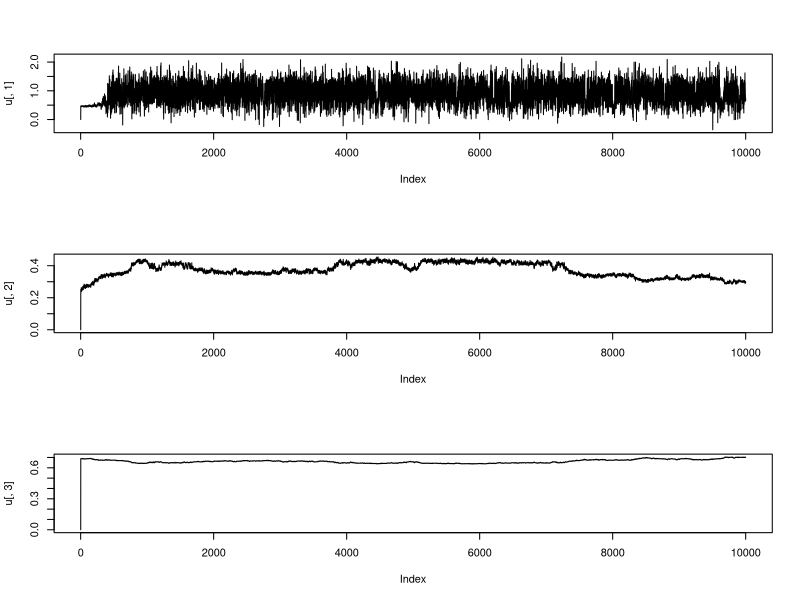

Here is the R script that generated this plot:
data = read.table("dataset2.txt", header = TRUE, sep = " ", dec = ".")

N <- 10000 #iteration number
n <- 1500 #sample size which is T in question

#initialize parameters
u <- matrix(NA, N, 3)
k <- rep(NA, N)
l <- rep(NA, N)

u[1, ] <- c(0, 0, 0)
k[1] <- 100
l[1] <- 300

for(i in 2:N){
  #update u
  u[i, 1] <- rnorm(1, 1/(k[i-1] + 1) * (sum(data[1:k[i-1], 1])), 1/(k[i-1] + 1))
  u[i, 2] <- rnorm(1, 1/(l[i-1] - k[i-1] + 1) * (sum(data[(k[i-1]+1):l[i-1], 1])), 1/(l[i-1] - k[i-1] + 1))
  u[i, 3] <- rnorm(1, 1/(n - l[i-1] + 1) * (sum(data[(l[i-1]+1):n, 1])), 1/(n - l[i-1] + 1))
  
  #update k by MH
  if(k[i-1] == 2){
    y = k[i-1] + 1
    p <- min(( exp(-0.5*( sum((data[1:y,1]-u[i, 1])^2)) + sum((data[(y+1):l[i-1],1]-u[i,2])^2) )*1/2 )
             / ( exp(-0.5*( sum((data[1:k[i-1],1]-u[i, 1])^2)) + sum((data[(k[i-1]+1):l[i-1],1]-u[i,2])^2) )*1 ), 1)
  }
  else if(k[i-1] == (l[i-1] - 1)){
    y = k[i-1] - 1
    p <- min(( exp(-0.5*( sum((data[1:y,1]-u[i, 1])^2)) + sum((data[(y+1):l[i-1],1]-u[i,2])^2) )*1/2 )
             / ( exp(-0.5*( sum((data[1:k[i-1],1]-u[i, 1])^2)) + sum((data[(k[i-1]+1):l[i-1],1]-u[i,2])^2) )*1 ), 1)
  }
  else if(k[i-1] == 3){
    y = k[i-1] + sample(c(-1,1),1)
    if(y == 2){
      p <- min(( exp(-0.5*( sum((data[1:y,1]-u[i, 1])^2)) + sum((data[(y+1):l[i-1],1]-u[i,2])^2) )*1 )
               / ( exp(-0.5*( sum((data[1:k[i-1],1]-u[i, 1])^2)) + sum((data[(k[i-1]+1):l[i-1],1]-u[i,2])^2) )*1/2 ), 1)
    }
  }
  else if(k[i-1] == (l[i-1] - 2)){
    y = k[i-1] + sample(c(-1,1),1)
    if(y == (l[i-1] - 1)){
      p <- min(( exp(-0.5*( sum((data[1:y,1]-u[i, 1])^2)) + sum((data[(y+1):l[i-1],1]-u[i,2])^2) )*1 )
               / ( exp(-0.5*( sum((data[1:k[i-1],1]-u[i, 1])^2)) + sum((data[(k[i-1]+1):l[i-1],1]-u[i,2])^2) )*1/2 ), 1)
    }
  }
  else{
    y = k[i-1] + sample(c(-1,1),1)
    p = min(( exp(-0.5*( sum((data[1:y,1]-u[i, 1])^2)) + sum((data[(y+1):l[i-1],1]-u[i,2])^2) ) )
            / ( exp(-0.5*( sum((data[1:k[i-1],1]-u[i, 1])^2)) + sum((data[(k[i-1]+1):l[i-1],1]-u[i,2])^2) ) ), 1)
  }
  
  if(is.nan(p)){
    p = 1
  }
  
  
  if(runif(1) < p){
    k[i] <- y
  }
  else{
    k[i] <- k[i-1]
  }
  
  p <- 0
  y <- 0
  
  #update l by MH
  if(l[i-1] == k[i] + 1){
    y = l[i-1] + 1
    p <- min(( exp(-0.5*( sum((data[(k[i]+1):y,1]-u[i, 2])^2)) + sum((data[(y+1):n,1]-u[i,3])^2) )*1/2 )
             / ( exp(-0.5*( sum((data[(k[i]+1):l[i-1],1]-u[i, 2])^2)) + sum((data[(l[i-1]+1):n,1]-u[i,3])^2) )*1 ), 1)
  }
  else if(l[i-1] == (n - 1)){
    y = l[i-1] - 1
    p <- min(( exp(-0.5*( sum((data[(k[i]+1):y,1]-u[i, 2])^2)) + sum((data[(y+1):n,1]-u[i,3])^2) )*1/2 )
             / ( exp(-0.5*( sum((data[(k[i]+1):l[i-1],1]-u[i, 2])^2)) + sum((data[(l[i-1]+1):n,1]-u[i,3])^2) )*1 ), 1)
  }
  else if(l[i-1] == k[i] + 2){
    y = l[i-1] + sample(c(-1,1),1)
    if(y == k[i] + 1){
      p <- min(( exp(-0.5*( sum((data[(k[i]+1):y,1]-u[i, 2])^2)) + sum((data[(y+1):n,1]-u[i,3])^2) )*1 )
               / ( exp(-0.5*( sum((data[(k[i]+1):l[i-1],1]-u[i, 2])^2)) + sum((data[(l[i-1]+1):n,1]-u[i,3])^2) )*1/2 ), 1)
    }
  }
  else if(l[i-1] == (n - 2)){
    y = l[i-1] + sample(c(-1,1),1)
    if(y == (n-1)){
      p <- min(( exp(-0.5*( sum((data[(k[i]+1):y,1]-u[i, 2])^2)) + sum((data[(y+1):n,1]-u[i,3])^2) )*1 )
               / ( exp(-0.5*( sum((data[(k[i]+1):l[i-1],1]-u[i, 2])^2)) + sum((data[(l[i-1]+1):n,1]-u[i,3])^2) )*1/2 ), 1)
    }
  }
  else{
    y = l[i-1] + sample(c(-1,1),1)
    p = min(( exp(-0.5*( sum((data[(k[i]+1):y,1]-u[i, 2])^2)) + sum((data[(y+1):n,1]-u[i,3])^2) ) )
            / ( exp(-0.5*( sum((data[(k[i]+1):l[i-1],1]-u[i, 2])^2)) + sum((data[(l[i-1]+1):n,1]-u[i,3])^2) ) ), 1)
  }
  
  if(is.nan(p)){
    p = 1
  }
  
  if(runif(1) < p){
    l[i] <- y
  }
  else{
    l[i] <- l[i-1]
  }
}

B <- 2000
#posterior mean
u1 <- mean(u[(B+1):N,1])
u2 <- mean(u[(B+1):N,2])
u3 <- mean(u[(B+1):N,3])

#posterior mode
temp <- table(k[(B+1):N])
ind <- which.max(temp)
K <- names(temp)[ind]

temp <- table(l[(B+1):N])
ind <- which.max(temp)
L <- names(temp)[ind]

print("Posterior mean of u: ")
print(c(u1, u2, u3))
print("Posterior mode of k and l: ")
print(c(K, L))

par(mfrow = c(3,1))

plot(u[ ,1], type = "l")
plot(u[ ,2], type = "l")
plot(u[ ,3], type = "l")
